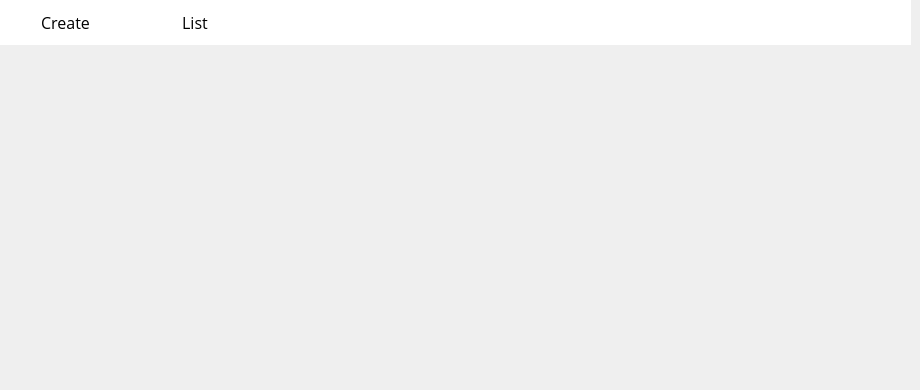
      <widget class="QWidget" name="load_3">
       <widget class="QWidget" name="widget_35" native="true">
        <property name="geometry">
         <rect>
          <x>0</x>
          <y>0</y>
          <width>911</width>
          <height>45</height>
         </rect>
        </property>
        <property name="styleSheet">
         <string notr="true">QWidget{
background-color: rgb(255, 255, 255);
}
QPushButton {
    border: none;
    padding: 5px 10px;
    font-size: 16px;
    font-weight: normal;
    color: black;
}

QPushButton:checked {
    border-bottom: 4px solid qlineargradient(x1:0, y1:0, x2:1, y2:0, stop:0 #FF4B2B, stop:1 #FF416C);
    border-right: none;
    border-top: none;
    color: qlineargradient(x1:0, y1:0, x2:1, y2:0, stop:0 #FF4B2B, stop:1 #FF416C);
    font-weight: 700;
}

QPushButton:hover {
    background-color: qlineargradient(x1:0, y1:0, x2:1, y2:0, stop:0 #f2f2f2, stop:1 #e6e6e6);
}</string>
        </property>
        <widget class="QPushButton" name="pushButton_50">
         <property name="enabled">
          <bool>false</bool>
         </property>
         <property name="geometry">
          <rect>
           <x>0</x>
           <y>0</y>
           <width>131</width>
           <height>45</height>
          </rect>
         </property>
         <property name="font">
          <font>
           <family>Open Sans</family>
           <pointsize>-1</pointsize>
           <weight>50</weight>
           <bold>false</bold>
          </font>
         </property>
         <property name="cursor">
          <cursorShape>ArrowCursor</cursorShape>
         </property>
         <property name="styleSheet">
          <string notr="true"/>
         </property>
         <property name="text">
          <string>Create</string>
         </property>
         <property name="checkable">
          <bool>false</bool>
         </property>
         <property name="checked">
          <bool>false</bool>
         </property>
        </widget>
        <widget class="QPushButton" name="pushButton_51">
         <property name="enabled">
          <bool>false</bool>
         </property>
         <property name="geometry">
          <rect>
           <x>130</x>
           <y>0</y>
           <width>130</width>
           <height>45</height>
          </rect>
         </property>
         <property name="font">
          <font>
           <family>Open Sans</family>
           <pointsize>-1</pointsize>
           <weight>50</weight>
           <bold>false</bold>
          </font>
         </property>
         <property name="cursor">
          <cursorShape>PointingHandCursor</cursorShape>
         </property>
         <property name="styleSheet">
          <string notr="true"/>
         </property>
         <property name="text">
          <string>List</string>
         </property>
         <property name="checkable">
          <bool>false</bool>
         </property>
         <property name="checked">
          <bool>false</bool>
         </property>
        </widget>
       </widget>
       <widget class="QLabel" name="label_7">
        <property name="geometry">
         <rect>
          <x>0</x>
          <y>50</y>
          <width>911</width>
          <height>331</height>
         </rect>
        </property>
        <property name="text">
         <string/>
        </property>
       </widget>
      </widget>
